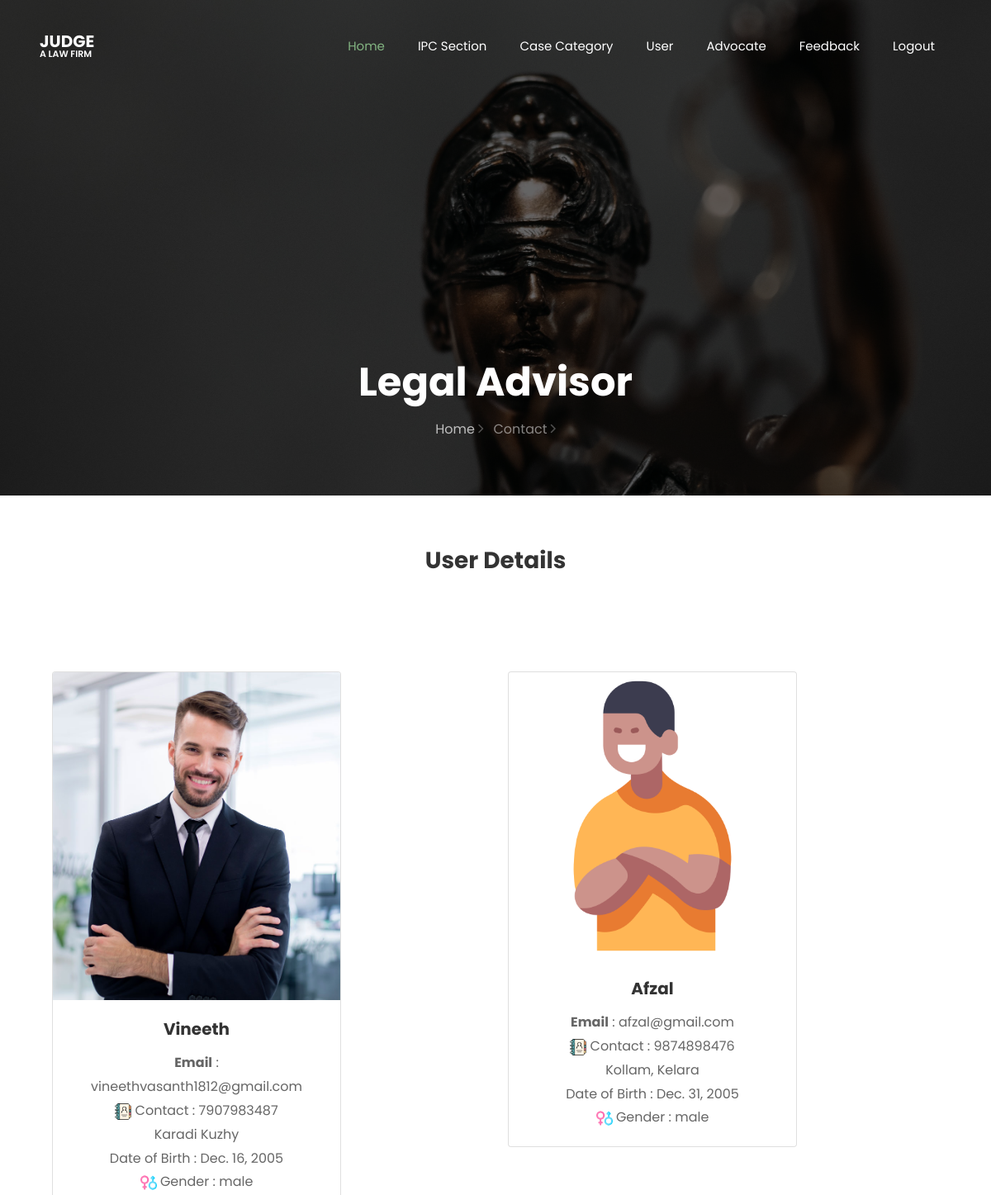
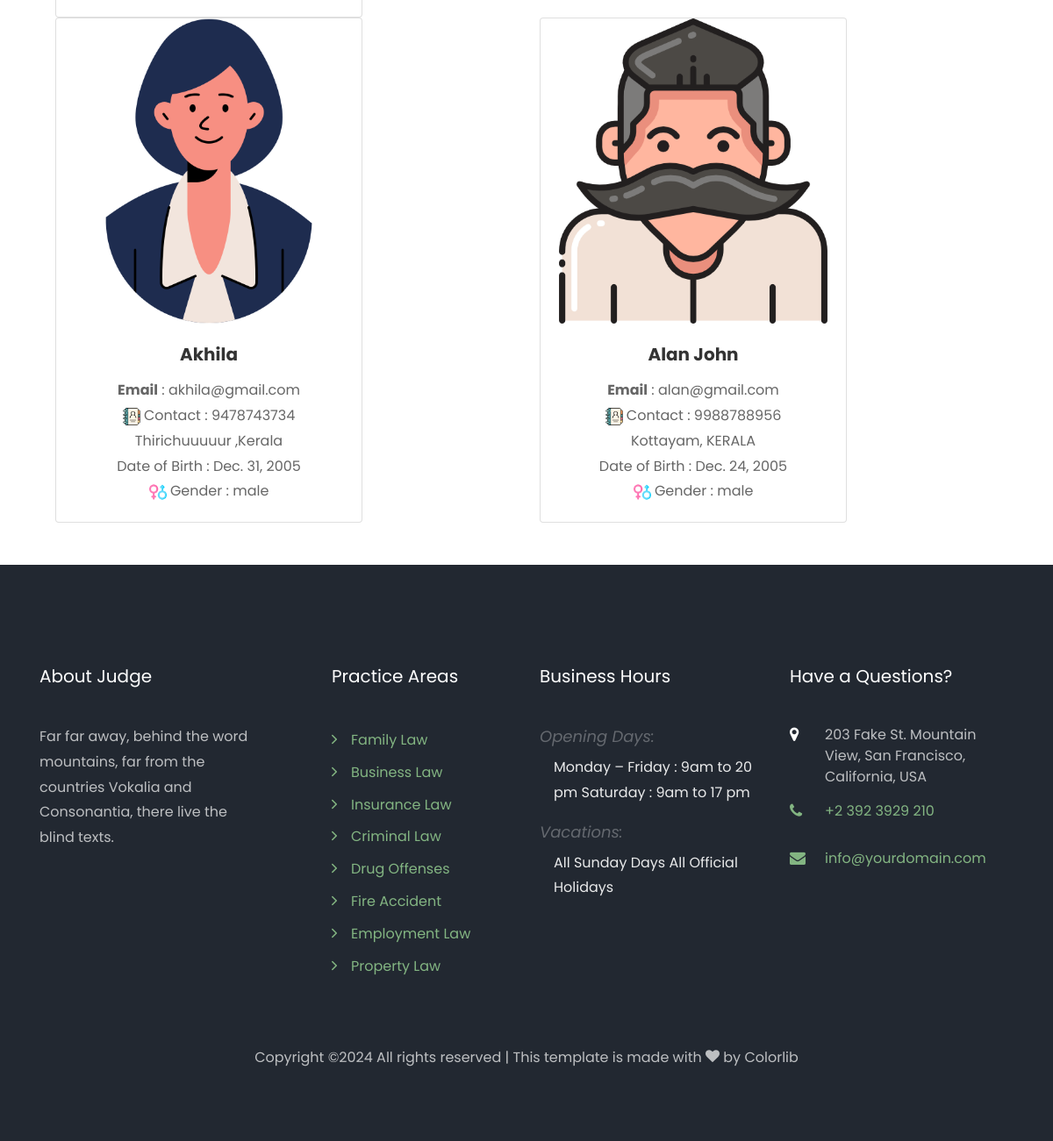
The app's page /admviewusers/ with its own data (2 pictures, top to bottom).
### myapp/models.py (models this page shows, shortened)
class UserRegistration(models.Model):
    name = models.CharField(max_length=100, null=True)
    email = models.EmailField(max_length=100, null=True)
    phone = models.IntegerField(null=True, blank=True)
    address = models.CharField(max_length=300, null=True)
    dob = models.DateField()
    gender = models.CharField(max_length=100)
    image = models.ImageField(null=True, upload_to="profile")
    loginid = models.ForeignKey(Login, on_delete=models.CASCADE, null=True)
    Account_no=models.IntegerField(null=True,blank=True)
    pin_no=models.IntegerField(null=True,blank=True)
    district= models.CharField(max_length=100, null=True)
    aadhaar= models.CharField(max_length=100, null=True)

### myapp/views.py (the view)
# urls.py: path('admviewusers/',views.admviewusers),
def admviewusers(request):
    view = UserRegistration.objects.all()
    return render(request, "Admins/users.html", {"view": view})

### templates/Admins/users.html (shortened to what this page needs)
{% extends 'Admins/common.html' %}
{% load static %}
{% block header %}
<br><br>
<center><h3><b>User Details</b></h3> </center>
<br><br>
<div class="row m-5">
    {% for i in view %}
    <div class="col">
        <div class="card" style="width: 350px;">
            <img src="../static/media/{{i.image}}"  class="card-img-top" alt="...">
            <div class="card-body">
                <center>
                    <h5 class="card-title"><b>{{i.name}}</b></h5>
                    <p class="card-text"><b>Email</b> : {{i.email}} <br> <img src="/static/image/contacts.png" width="20px" alt=""> Contact : {{i.phone}} <br>{{i.address}} <br>Date of
                        Birth : {{i.dob}} <br> <img src="/static/image/gender.png" width="20px"> Gender : {{i.gender}}</p>
                </center>
            </div>
        </div>
    </div>
    {% endfor %}
</div>
{% endblock %}

### records on screen
UserRegistration: image (picture), name "Vineeth", email "vineethvasanth1812@gmail.com", phone "7907983487", address "Karadi Kuzhy", dob "Dec. 16, 2005", gender "male"
UserRegistration: image (picture), name "Afzal", email "afzal@gmail.com", phone "9874898476", address "Kollam, Kelara", dob "Dec. 31, 2005", gender "male"
UserRegistration: image (picture), name "Akhila", email "akhila@gmail.com", phone "9478743734", address "Thirichuuuuur ,Kerala", dob "Dec. 31, 2005", gender "male"
UserRegistration: image (picture), name "Alan John", email "alan@gmail.com", phone "9988788956", address "Kottayam, KERALA", dob "Dec. 24, 2005", gender "male"
